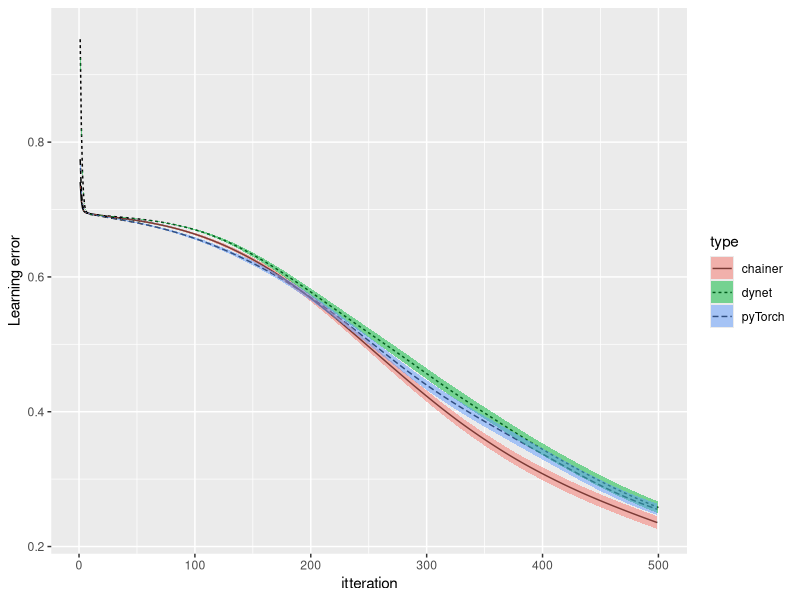
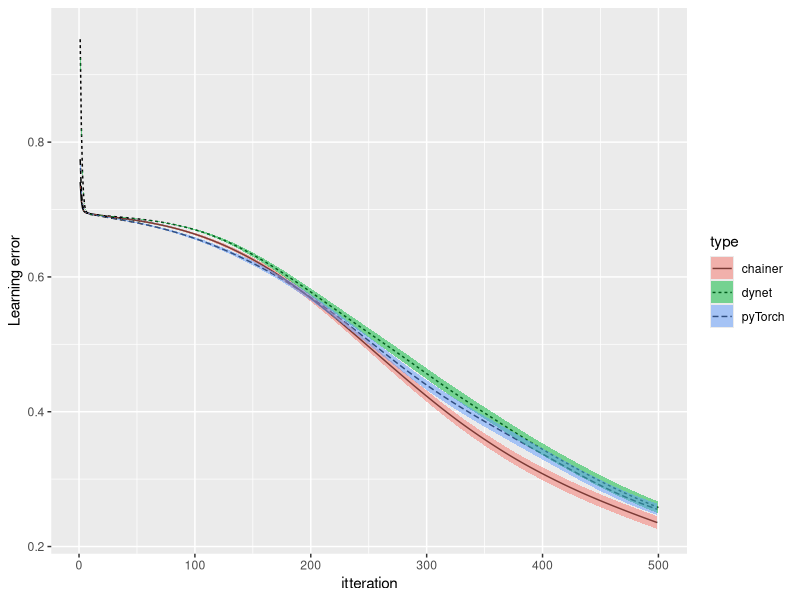

Write the R code that produced these figures, in order.
library(ggplot2)
library(plyr)
library(dplyr)

mean_errors <- function(x){
    res <-  ldply(x, function(x){
                    data.frame(mean = mean(x), sd = sd(x))
            })
    res$.id = seq(nrow(res))
    res$se = res$sd/sqrt(nrow(res))
    res
}

dynet   <- read.csv('./dynet/cpu.csv')   %>% mean_errors
pyTorch <- read.csv('./pytorch/cpu.csv') %>% mean_errors
chainer <- read.csv('./chainer/cpu.csv') %>% mean_errors
#dynet_gpu   <- read.csv('./dynet/gpu.csv')   %>% mean_errors
#pyTorch_gpu <- read.csv('./pytorch/gpu.csv') %>% mean_errors
#chainer_gpu <- read.csv('./chainer/gpu.csv') %>% mean_errors

dynet$type   = 'dynet'
pyTorch$type = 'pyTorch'
chainer$type = 'chainer' 
#dynet_gpu$type   = 'dynet-gpu'
#pyTorch_gpu$type = 'pyTorch-gpu'
#chainer_gpu$type = 'chainer-gpu'

dat <- rbind(dynet, pyTorch, chainer)
#dat <- rbind(dynet, dynet_gpu)
#dat <- rbind(pyTorch, pyTorch_gpu)
#dat <- rbind(chainer, chainer_gpu)

# Make the plot
plt <- ggplot(data = dat, aes(x = .id, y = mean, ymin = mean - se, ymax = mean + se, fill = type, linetype = type)) + 
        geom_line() + 
        geom_ribbon(alpha=0.5) +
        ylab('Learning error') +
        xlab('itteration')
print(plt)
ggsave('cpu.png')
